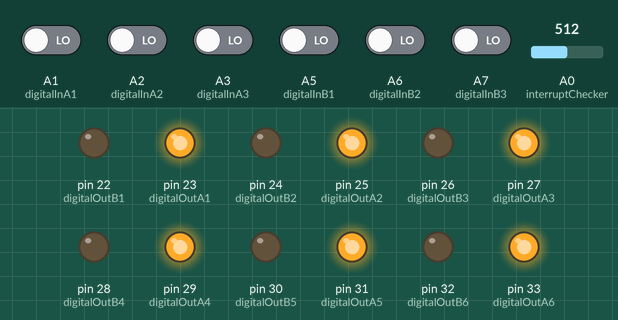
A sketch run on a simulated Arduino Mega 2560, built with avr-gcc and run on an emulated ATmega2560. Parts: output pins drawn as LEDs (lit = HIGH). The inputs (shaded band) are chosen by the test bench; at power-on: A1 (digitalInA1), A2 (digitalInA2), A3 (digitalInA3), A5 (digitalInB1), A6 (digitalInB2), A7 (digitalInB3) LOW, A0 (interruptChecker) = 512. What the sketch prints to the serial monitor is not drawn.

Above: at 1.2 s.
1.3 s: A0 (interruptChecker) set to 0
Timing chart, 0 to 4.3 s (numbered marks = the images above; inputs shaded):
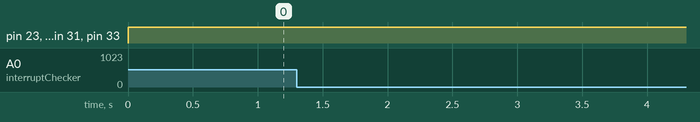

The sketch:

Arduino_Partable_Checker.ino
```cpp
char interruptChecker = A0;
int RunOrStop;

char digitalInA1 = A1;
char digitalInA2 = A2;
char digitalInA3 = A3;
char digitalInB1 = A5;
char digitalInB2 = A6;
char digitalInB3 = A7;

int digitalOutA1 = 23;
int digitalOutA2 = 25;
int digitalOutA3 = 27;
int digitalOutA4 = 29;
int digitalOutA5 = 31;
int digitalOutA6 = 33;

int digitalOutB1 = 22;
int digitalOutB2 = 24;
int digitalOutB3 = 26;
int digitalOutB4 = 28;
int digitalOutB5 = 30;
int digitalOutB6 = 32;


int inputValueA1;
int inputValueA2;
int inputValueA3;
int inputValueB1;
int inputValueB2;
int inputValueB3;

void setup(void)
{
    Serial.begin(9600);
    pinMode(interruptChecker, INPUT);

    pinMode(digitalInA1, INPUT);
    pinMode(digitalInA2, INPUT);
    pinMode(digitalInA3, INPUT);
    pinMode(digitalInB1, INPUT);
    pinMode(digitalInB2, INPUT);
    pinMode(digitalInB3, INPUT);

    pinMode(digitalOutA1, OUTPUT);
    pinMode(digitalOutA2, OUTPUT);
    pinMode(digitalOutA3, OUTPUT);
    pinMode(digitalOutA4, OUTPUT);
    pinMode(digitalOutA5, OUTPUT);
    pinMode(digitalOutA6, OUTPUT);

    pinMode(digitalOutB1, OUTPUT);
    pinMode(digitalOutB2, OUTPUT);
    pinMode(digitalOutB3, OUTPUT);
    pinMode(digitalOutB4, OUTPUT);
    pinMode(digitalOutB5, OUTPUT);
    pinMode(digitalOutB6, OUTPUT);

}

void loop(void)
{
  RunOrStop = analogRead(interruptChecker);

  inputValueA1 = digitalRead(digitalInA1);
  inputValueA2 = digitalRead(digitalInA2);
  inputValueA3 = digitalRead(digitalInA3);
  inputValueB1 = digitalRead(digitalInB1);
  inputValueB2 = digitalRead(digitalInB2);
  inputValueB3 = digitalRead(digitalInB3);

  digitalWrite(digitalOutA1, HIGH);
  digitalWrite(digitalOutA2, HIGH);
  digitalWrite(digitalOutA3, HIGH);
  digitalWrite(digitalOutA4, HIGH);
  digitalWrite(digitalOutA5, HIGH);
  digitalWrite(digitalOutA6, HIGH);
  digitalWrite(digitalOutB1, LOW);
  digitalWrite(digitalOutB2, LOW);
  digitalWrite(digitalOutB3, LOW);
  digitalWrite(digitalOutB4, LOW);
  digitalWrite(digitalOutB5, LOW);
  digitalWrite(digitalOutB6, LOW);

  if (RunOrStop != 0){
    Serial.print("OutputA : {");
    Serial.print(inputValueA1);
    Serial.print(", ");
    Serial.print(inputValueA2);
    Serial.print(", ");
    Serial.print(inputValueA3);
    Serial.print("}  |  ");

    Serial.print("OutputB : {");
    Serial.print(inputValueB1);
    Serial.print(", ");
    Serial.print(inputValueB2);
    Serial.print(", ");
    Serial.print(inputValueB3);
    Serial.println("}");

    delay(200);
    }

  else{
    Serial.println("[No print mode], Remove Gnd from A0 to print.");
    delay(3000);
    }
  //

}
```

Measured:
- after the input at 1.3 s, every drawn part: stays the same
